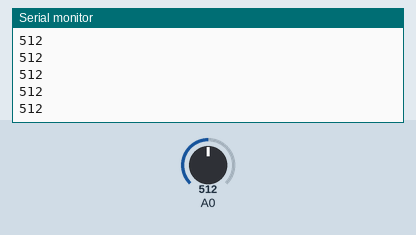
Simulated run of this sketch. Board: Arduino Uno, built with avr-gcc and run on an emulated ATmega328P. Shown: the last lines printed to the serial monitor. Inputs (shaded band) come from the test bench; at power-on: A0 = 512.

Above: at 0.8 s.
0.9 s: A0 set to 716
At 1.6 s:
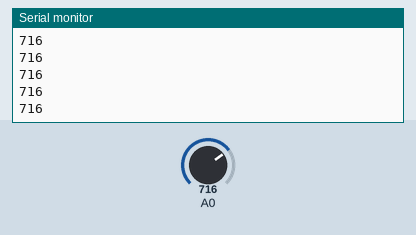
2.4 s: A0 set to 900
At 3.5 s:
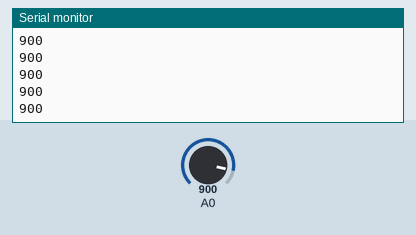
Timing chart, 0 to 5.4 s (numbered marks = the images above; inputs shaded):
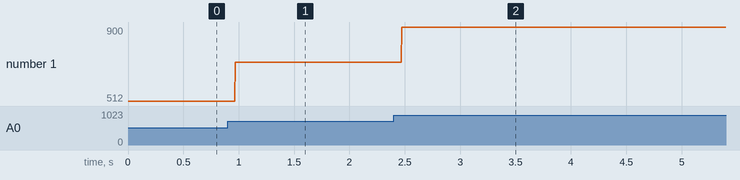

Measured:
- after the input at 0.9 s, the serial monitor: prints a new line after 0.07 s (image 1)
- after the input at 2.4 s, the serial monitor: prints a new line after 0.07 s (image 2)
- plotted number 1: 512 → 716 after the input at 0.9 s, 716 → 900 after the input at 2.4 s

The sketch:

exp1.ino
```cpp
void setup()  //To run on Arduino, just change this function to void setup()
{
  Serial.begin(9600);  //For now, we are still using the Serial library
  for (;;) {
    int value = analogRead(A0);  //int or unsigned int does not matter
    Serial.println(value);
  }
}
```
